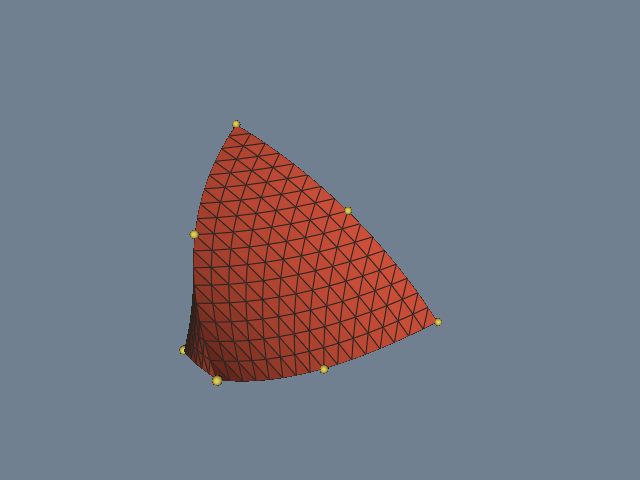

This chart was generated by the following Python code:
#!/usr/bin/env python

# Render a quadratic tetrahedron with tessellation and node glyphs.

# Factory overrides: importing these modules registers the OpenGL rendering
# and interaction style implementations for vtkRenderingCore factory classes.
import vtkmodules.vtkInteractionStyle  # noqa: F401
import vtkmodules.vtkRenderingOpenGL2  # noqa: F401
# VTK pipeline classes used in this example
from vtkmodules.vtkCommonCore import (
    vtkMinimalStandardRandomSequence,
    vtkPoints,
)
from vtkmodules.vtkCommonDataModel import (
    vtkQuadraticTetra,
    vtkUnstructuredGrid,
)
from vtkmodules.vtkFiltersCore import vtkGlyph3D
from vtkmodules.vtkFiltersGeneral import vtkTessellatorFilter
from vtkmodules.vtkFiltersSources import vtkSphereSource
from vtkmodules.vtkRenderingCore import (
    vtkActor,
    vtkDataSetMapper,
    vtkRenderWindow,
    vtkRenderWindowInteractor,
    vtkRenderer,
)

# Colors (normalized RGB)
tomato_rgb = (1.0, 0.388, 0.278)
ivory_black_rgb = (0.161, 0.141, 0.129)
banana_rgb = (0.890, 0.812, 0.341)
slate_gray_background_rgb = (0.439, 0.502, 0.565)

# Data: build a quadratic tetrahedron with slightly perturbed node positions
tetra_cell = vtkQuadraticTetra()
points = vtkPoints()
pcoords = tetra_cell.GetParametricCoords()
rng = vtkMinimalStandardRandomSequence()
points.SetNumberOfPoints(tetra_cell.GetNumberOfPoints())
rng.SetSeed(5070)
for i in range(tetra_cell.GetNumberOfPoints()):
    perturbation = [0.0] * 3
    for j in range(3):
        rng.Next()
        perturbation[j] = rng.GetRangeValue(-0.1, 0.1)
    tetra_cell.GetPointIds().SetId(i, i)
    points.SetPoint(i, pcoords[3 * i] + perturbation[0],
                    pcoords[3 * i + 1] + perturbation[1],
                    pcoords[3 * i + 2] + perturbation[2])

unstructured_grid = vtkUnstructuredGrid()
unstructured_grid.SetPoints(points)
unstructured_grid.InsertNextCell(tetra_cell.GetCellType(), tetra_cell.GetPointIds())

# Filter: tessellate the quadratic cell into linear elements for rendering
tessellate = vtkTessellatorFilter()
tessellate.SetInputData(unstructured_grid)

# Mapper and actor: tessellated tetrahedron with edges
tetra_mapper = vtkDataSetMapper()
tetra_mapper.SetInputConnection(tessellate.GetOutputPort())
tetra_mapper.ScalarVisibilityOff()

tetra_actor = vtkActor()
tetra_actor.SetMapper(tetra_mapper)
tetra_actor.GetProperty().SetDiffuseColor(tomato_rgb)
tetra_actor.GetProperty().SetEdgeColor(ivory_black_rgb)
tetra_actor.GetProperty().EdgeVisibilityOn()

# Source: small spheres to mark quadratic node positions
sphere_source = vtkSphereSource()
sphere_source.SetRadius(0.02)

# Filter: place a sphere glyph at each node
glyph_3d = vtkGlyph3D()
glyph_3d.SetInputData(unstructured_grid)
glyph_3d.SetSourceConnection(sphere_source.GetOutputPort())
glyph_3d.ScalingOff()
glyph_3d.Update()

glyph_mapper = vtkDataSetMapper()
glyph_mapper.SetInputConnection(glyph_3d.GetOutputPort())
glyph_mapper.ScalarVisibilityOff()

glyph_actor = vtkActor()
glyph_actor.SetMapper(glyph_mapper)
glyph_actor.GetProperty().SetColor(banana_rgb)

# Renderer: assemble the scene
renderer = vtkRenderer()
renderer.AddActor(tetra_actor)
renderer.AddActor(glyph_actor)
renderer.SetBackground(slate_gray_background_rgb)

# Window: display the rendered scene
render_window = vtkRenderWindow()
render_window.AddRenderer(renderer)
render_window.SetWindowName("quadratic tetra")
render_window.SetMultiSamples(0)
render_window.SetSize(640, 480)

# Interactor: handle mouse and keyboard events
render_window_interactor = vtkRenderWindowInteractor()
render_window_interactor.SetRenderWindow(render_window)

# Launch the interactive visualization
render_window_interactor.Initialize()
render_window_interactor.Start()
